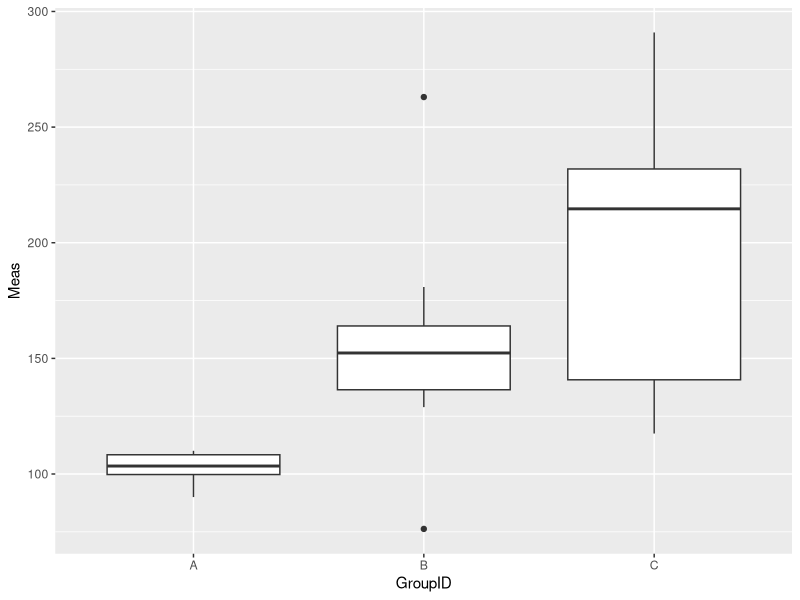

The R script that drew this image: (Note: this script raises an error after producing the figure.)
## ---- chunk 1
library(lmerTest)
library(ggplot2)
## ---- chunk 2
# There are three levels in my fixed effect
groups = c('A','B','C')

# Each level has its own mean
means = rep(c(100,150,200), each = 10)

# Levels' standard deviations vary wildly
sds = rep(c(4,65,70), each = 10)

# Individuals are nested within group, and each is present twice
indivs = rep(1:15,each = 2)

# The effect of individual on mean
re = rnorm(15,5,5)
means = means + rep(re,each = 2)

# Simulate the data
df = data.frame(GroupID = rep(groups, each = 10),
				Meas = rnorm(30,mean = means, sd = sds),
				Indiv = factor(indivs))
## ---- chunk 3
p = ggplot(df, aes(x = GroupID, y = Meas)) +
	geom_boxplot()
p
## ---- chunk 4
m1 = lmer(Meas ~ GroupID + (1|Indiv),df)
## ---- chunk 5
# Set up dummy variables for the two groups
df$DM1 = factor(ifelse(df$GroupID == 'B',1,0))
df$DM2 = factor(ifelse(df$GroupID == 'C',1,0))

# (equivalently:)
df$DM1 = dummy(df$GroupID,"B")
df$DM2 = dummy(df$GroupID,"C")

df$obs = factor(seq(nrow(df)))


# model
m2 = lmer(Meas ~ GroupID + (1|Indiv) + 
			## Deal with residual variance in B and C
			(0 + DM1|obs) + (0 + DM2|obs),
			df,
			## Stop lmer complaining
			control=lmerControl(check.nobs.vs.nRE="ignore",
								check.nobs.vs.nlev="ignore"))

# look
summary(m1)
summary(m2)
## ---- chunk 6
# First Model
preddf1 = expand.grid(GroupID = groups)
preddf1$Meas = predict(m1,preddf1,re.form=NA)
mm1 = model.matrix(terms(m1),preddf1)
pvar1 = diag(mm1 %*% tcrossprod(vcov(m1),mm1))
tvar1 = pvar1 + VarCorr(m1)$Indiv[1]
cmult = 1.96
preddf1 = data.frame(preddf1,
					 plo = preddf1$Meas - cmult*sqrt(pvar1),
					 phi = preddf1$Meas + cmult*sqrt(pvar1),
					 tlo = preddf1$Meas - cmult*sqrt(tvar1),
					 thi = preddf1$Meas + cmult*sqrt(tvar1))
preddf1

# Second Model
preddf2 = expand.grid(GroupID = groups)

mm2 = model.matrix(terms(m2),preddf2)
pvar2 = diag(mm2 %*% tcrossprod(vcov(m2),mm2))
tvar2 = pvar2 + VarCorr(m2)$Indiv[1]
cmult = 1.96
preddf2 = data.frame(preddf2,
					 plo = preddf2$Meas - cmult*sqrt(pvar2),
					 phi = preddf2$Meas + cmult*sqrt(pvar2),
					 tlo = preddf2$Meas - cmult*sqrt(tvar2),
					 thi = preddf2$Meas + cmult*sqrt(tvar2))
preddf2
